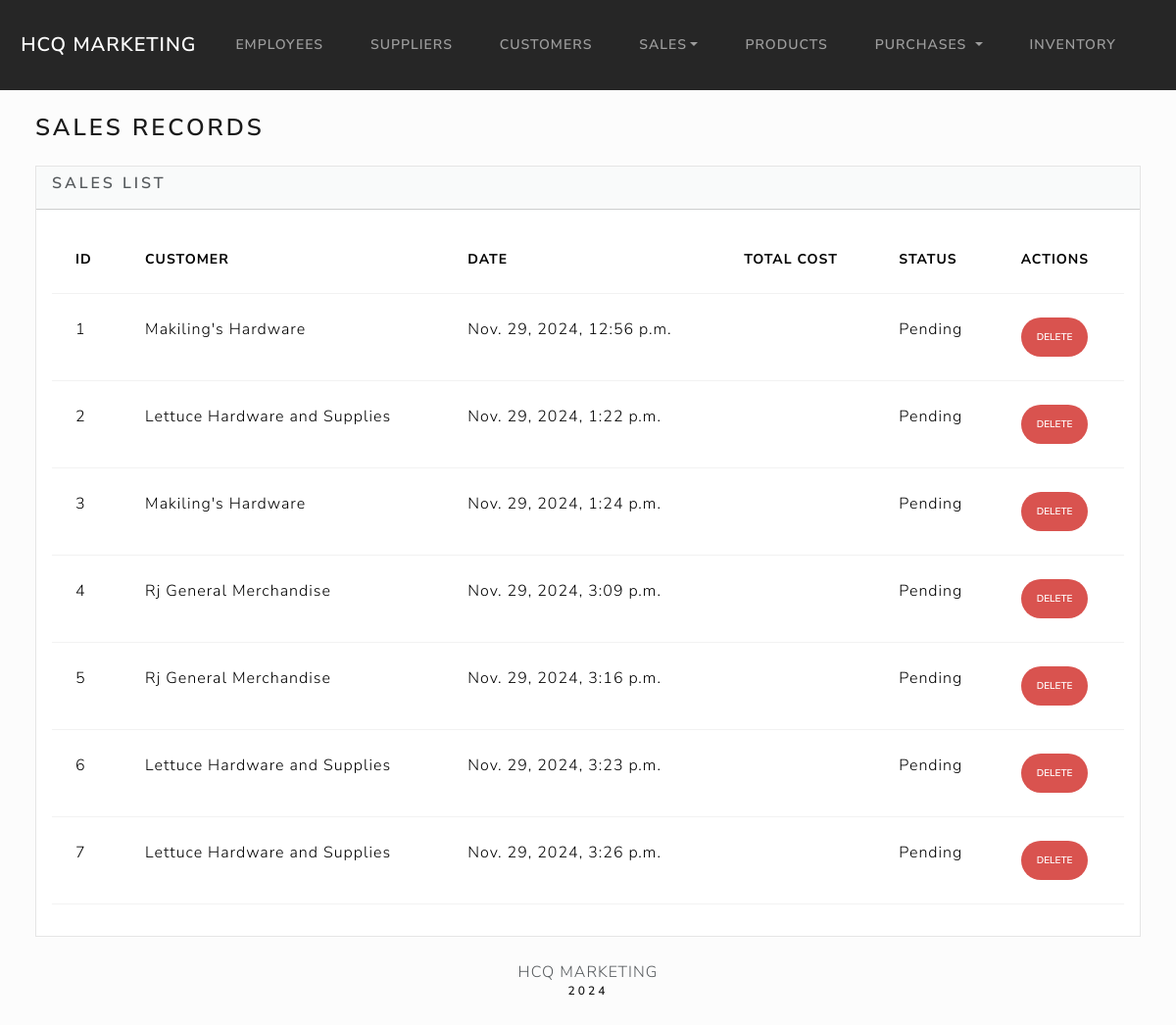
Page /sales/ on the committed database.
### sales/models.py (models this page shows, shortened)
class Sales(models.Model):
    SALES_STATUS_CHOICES = [
        ('Pending', 'Pending'),
        ('Completed', 'Completed'),
        ('Cancelled', 'Cancelled'),
    ]
    PAYMENT_STATUS_CHOICES = [
        ('Unpaid', 'Unpaid'),
        ('Paid', 'Paid'),
        ('Partial', 'Partial'),
    ]
    customer = models.ForeignKey(
        Customer, on_delete=models.CASCADE, related_name='sales'
    )
    date = models.DateTimeField(default=timezone.now)
    total_amount = models.DecimalField(max_digits=10, decimal_places=2, default=0.00)
    sales_code = models.CharField(max_length=100, unique=True)
    status = models.CharField(
        max_length=50, choices=SALES_STATUS_CHOICES, default='Pending'
    )
    payment_stat = models.CharField(
        max_length=50, choices=PAYMENT_STATUS_CHOICES, default='Unpaid'
    )

### customers/models.py (models this page shows, shortened)
class Customer(models.Model):
    CUSTOMER_START_BY = [
        ('Office', 'Office'),
        ('Agent', 'Agent'),
    ]
    Customer_Status = [
        ('Active', 'Active'),
        ('Inactive', 'Inactive'),
    ]
    first_name = models.CharField(max_length=50)
    last_name = models.CharField(max_length=50)
    customer_hardware = models.CharField(max_length=50)
    email = models.EmailField(max_length=100)
    address = models.CharField(max_length=100)
    contact_num = models.CharField(max_length=15)
    dateStart = models.DateField("Date Started")
    startBy = models.CharField(max_length=10, choices=CUSTOMER_START_BY)  # figure this out
    dateEdit = models.DateTimeField(default=timezone.now)
    status = models.CharField(max_length=20, choices=Customer_Status, default='Active')

### sales/views.py (the view)
# urls.py: path('sales/', views.sales_list, name='sales_list'),
def sales_list(request):
    sales = Sales.objects.all()  # Retrieve all sales
    return render(request, 'sales/index.html', {
        'sales': sales,
    })

### sales/templates/sales/index.html (shortened to what this page needs)
{% extends "base.html" %}
{% block body %}
<h3 class="m-4">Sales Records</h3>
<div class="row">
    <div class="col-12">
        {% if sales %}
        <div class="card bg-light ms-4 me-4 mb-4">
            <div class="card-header">
                <h5 class="card-title">Sales List</h5>
            </div>
            <div class="card-body">
                <div class="table-responsive">
                    <table class="table table-hover">
                        <thead>
                            <tr>
                                <th scope="col">ID</th>
                                <th scope="col">Customer</th>
                                <th scope="col">Date</th>
                                <th scope="col">Total Cost</th>
                                <th scope="col">Status</th>
                                <th scope="col">Actions</th>
                            </tr>
                        </thead>
                        <tbody>
                            {% for sale in sales %}
                            <tr>
                                <td>{{ sale.id }}</td>
                                <td>{{ sale.customer.customer_hardware }}</td>
                                <td>{{ sale.date }}</td>
                                <td>{{ sale.total_cost }}</td>
                                <td>{{ sale.status }}</td>
                                <td>
                                    <form action="{% url 'delete_sale' sale.id %}" method="POST" style="display:inline;">
                                        <button type="submit" class="btn btn-danger btn-sm" onclick="return confirm('Are you sure you want to delete this sale?');">Delete</button>
                                    </form>
                                </td>
                            </tr>
                            {% endfor %}
                        </tbody>
                    </table>
                </div>
            </div>
        </div>
        {% else %}
        <h5 class="alert alert-primary ms-4 me-4">No Sales Records Found</h5>
        {% endif %}
    </div>
</div>
{% endblock %}

### index/static/css/custom-styles.css (style rules this page uses)
.btn { border-radius: 50px; }

### rows in the picture
Sales: id "1", customer.customer_hardware "Makiling's Hardware", date "Nov. 29, 2024, 12:56 p.m.", status "Pending"
Sales: id "2", customer.customer_hardware "Lettuce Hardware and Supplies", date "Nov. 29, 2024, 1:22 p.m.", status "Pending"
Sales: id "3", customer.customer_hardware "Makiling's Hardware", date "Nov. 29, 2024, 1:24 p.m.", status "Pending"
Sales: id "4", customer.customer_hardware "Rj General Merchandise", date "Nov. 29, 2024, 3:09 p.m.", status "Pending"
Sales: id "5", customer.customer_hardware "Rj General Merchandise", date "Nov. 29, 2024, 3:16 p.m.", status "Pending"
Sales: id "6", customer.customer_hardware "Lettuce Hardware and Supplies", date "Nov. 29, 2024, 3:23 p.m.", status "Pending"
Sales: id "7", customer.customer_hardware "Lettuce Hardware and Supplies", date "Nov. 29, 2024, 3:26 p.m.", status "Pending"
